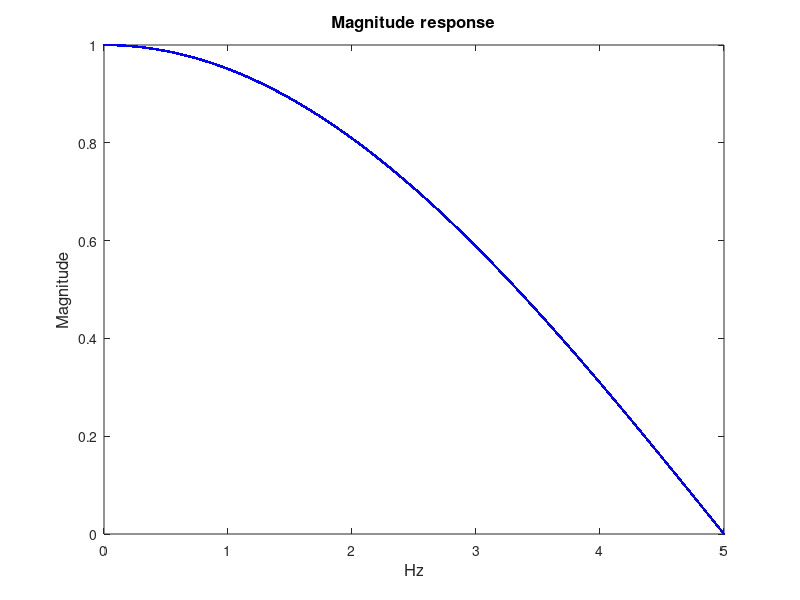

Reproduce this figure in MATLAB.
% Script to compute the magntude response of an interpolating function

band=5.0; % replace B with the band in Hz of your heterodyned time series
df=1/10000;  % replace DF with the frequency resolution you want 
        % (best is to use frequency resolution of F-stat i.e. 1/T)

f=0:df:band;

b=[0.5 0.5]

% This is where the magic happens. The numbers b1 b2 etc are the 
% coefficients used in the interpolation. For example, for linear 
% interpolation they would be b1=0.5, b2=0.5, i.e.:
% b=[0.5 0.5];

a=[1 zeros(size(b,2)-1,1)'];

interp_filter=tf(b,a,1/(2*band));
hI=squeeze(freqresp(interp_filter,2*pi*f));

%figure
plot(f,abs(hI),'b.')
xlabel('Hz','FontSize',12)
ylabel('Magnitude','FontSize',12)
title('Magnitude response','FontSize',12)
